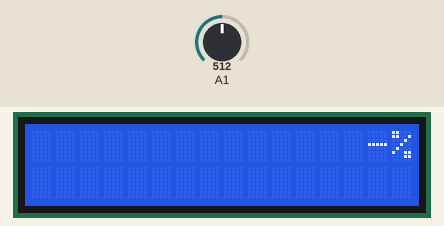
The sketch below on a simulated Arduino Uno, built with avr-gcc and run on an emulated ATmega328P. Parts: 16×2 character LCD. The test bench sets the inputs (shaded band); at power-on: A1 = 512. What the sketch prints to the serial monitor is not drawn.

Above: at 1.2 s.
1.3 s: A1 set to 983
At 2.0 s:
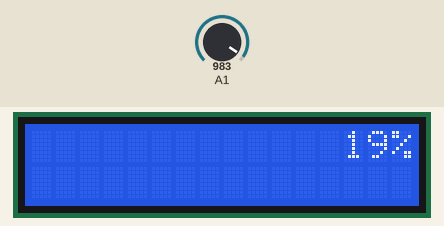
2.8 s: A1 set to 1013
At 3.6 s:
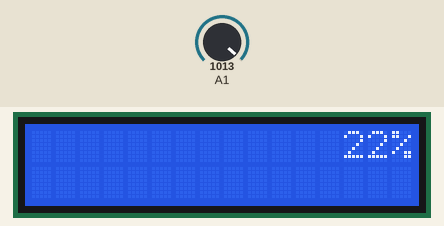
4.3 s: A1 set to 990
At 4.9 s:
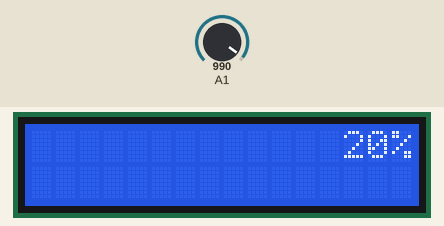
5.8 s: A1 set to 11
At 6.3 s:
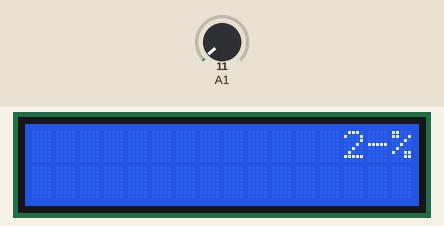
7.3 s: A1 set to 8
Timing chart, 0 to 9.8 s (numbered marks = the images above; inputs shaded):
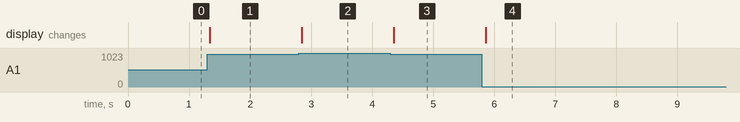

Measured:
- after the input at 1.3 s, the display: changes at once (image 1)
- after the input at 2.8 s, the display: changes after 0.05 s (image 2)
- after the input at 4.3 s, the display: changes after 0.05 s (image 3)
- after the input at 5.8 s, the display: changes after 0.06 s (image 4)
- after the input at 7.3 s, every drawn part: stays the same

The sketch:

Battery_dectect.ino
```cpp
#include <LiquidCrystal_I2C.h>
  LiquidCrystal_I2C lcd(0x27, 2, 1, 0, 4, 5, 6, 7, 3, POSITIVE);  // 設定 LCD I2C 位址

void setup() {
  // put your setup code here, to run once:
Serial.begin(9600);
lcd.begin(16,2);
}

void loop(){
    Serial.print(analogRead(A1));
    double bat = map (analogRead(A1),0,1023,0,1500);
    Serial.print("  Battery:");
    Serial.print((bat/100.00));
    Serial.println(" V");
    int percent =map(bat,1150,1300,0,100);
    if (bat>=1000){
      lcd.setCursor(13,0);
      lcd.print(percent);
    }
    else {
      lcd.setCursor(14,0);
      lcd.print(percent);
    }
    lcd.setCursor(15,0);
    lcd.print("%   ");
  }
```
